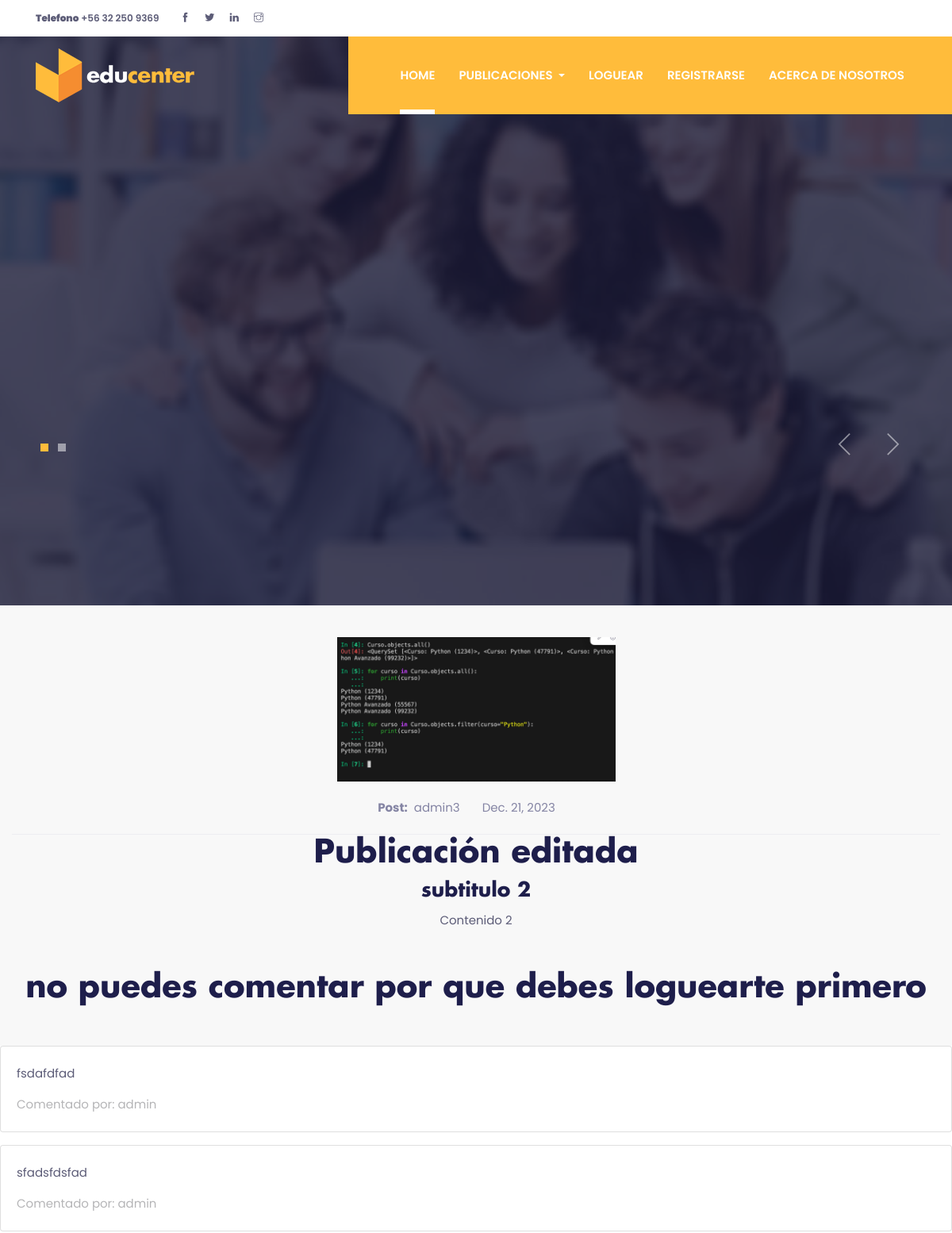
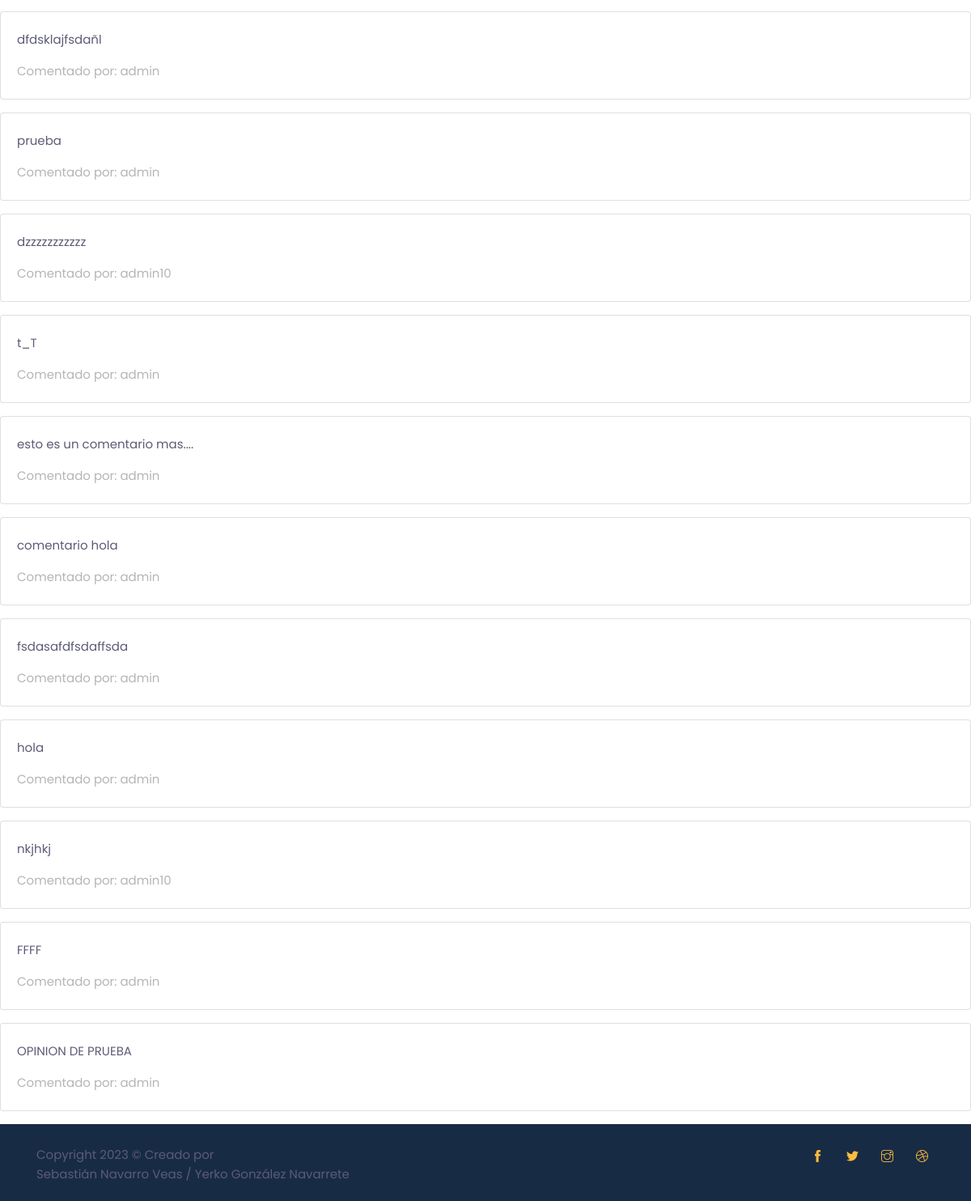
/AppCoder/publicaciones_detail/4, run on the app's committed database (2 pictures, top to bottom).
### AppCoder/models.py (models this page shows, shortened)
class Publicacion(models.Model):
    titulo = models.CharField(max_length=300)
    subtitulo = models.CharField(max_length=300)
    contenido = models.CharField(max_length=2200)
    fecha = models.DateField()
    imagen = models.FileField(upload_to="media/posts", null=True, blank=True)
    autor = models.ForeignKey(User, on_delete=models.CASCADE)

class Opinion(models.Model):
    texto = models.CharField(max_length=2200)
    autor = models.ForeignKey(User, on_delete=models.CASCADE)
    publicacion = models.ForeignKey(Publicacion, on_delete=models.CASCADE)

### AppCoder/views.py (the view, shortened to what this page needs)
# urls.py: path("publicaciones_detail/<pk>", PublicacionDetailView.as_view(), name="publicaciones_detail"),
class PublicacionDetailView(generic.DetailView):
    model = Publicacion
    queryset = Publicacion.objects.all()
    template_name = "AppCoder/publicaciones_detail.html"
    def get_context_data(self, **kwargs):
        context = super().get_context_data(**kwargs)
        context['form'] = OpinionForm()
        return context

### AppCoder/templates/AppCoder/publicaciones_detail.html (shortened to what this page needs)
{% extends 'AppCoder/padre.html' %}
{% load crispy_forms_tags}
{% block context %}
<section class="section-sm bg-gray">
<div class="col-12 mb-4">
    <img src="../../{{ publicacion.imagen }}" alt="blog-thumb" width="30%" />
  </div>
  <div class="col-12">
    <ul class="list-inline">
      <li class="list-inline-item mr-4 mb-3 mb-md-0 text-light"><span class="font-weight-bold mr-2">Post:</span>{{ publicacion.autor }}</li>
      <li class="list-inline-item mr-4 mb-3 mb-md-0 text-light">{{ publicacion.fecha }}</li>
    </ul>
  </div>
  <div class="col-12 mt-4">
    <div class="border-bottom border-primary"></div>
  </div>
      <div class="col-12 mb-5">
        <h2>{{ publicacion.titulo }}</h2>
        <h3>{{ publicacion.subtitulo }}</h3>
        <p>{{ publicacion.contenido }}</p>
      </div>
      <div class="col-12">
        <form method="POST" class="row">
          <div class="col-12">
            {% if user.is_authenticated %}
                {% csrf_token %}
                {{form.as_p}}
          </div>
          <div class="col-12">
            <button type="submit" value="send" class="btn btn-primary">agregar comentario</button>
          </div>
          {% else %}
          <h2>no puedes comentar por que debes loguearte primero</h2>
          {% endif %}
        </form>
      </div>
    </div>
{% for opinion in publicacion.opinion_set.all %}
  <div class="card mb-3">
    <div class="card-body">
      <p class="card-text">{{ opinion.texto }}</p>
      <p class="card-subtitle text-muted">Comentado por: {{ opinion.autor.username }}</p>
    </div>
  </div>
{% endfor %}

### AppCoder/static/AppCoder/css/style.css (style rules this page uses)
body { line-height: 1.2; font-family: "Poppins", sans-serif; -webkit-font-smoothing: antialiased; font-size: 15px; color: #5c5c77; }
p, .paragraph { font-weight: 400; color: #5c5c77; font-size: 15px; line-height: 1.9; font-family: "Poppins", sans-serif; }
h1, h2, h3, h4, h5, h6 { color: #1e1e4b; font-family: "futura-bold"; font-weight: 700; line-height: 1.2; }
h2, .h2 { font-size: 40px; }
h3, .h3 { font-size: 25px; }
body { background-color: #fff; overflow-x: hidden; }
ol, ul { list-style-type: none; margin: 0px; }
img { vertical-align: middle; border: 0; }
.section-sm { padding-top: 40px; padding-bottom: 40px; }
.border-primary { border-color: #ededf1 !important; }
.bg-gray { background: #f8f8f8; }
.text-light { color: #8585a4 !important; }
.text-muted { color: #b5b5b7 !important; }

### data on the page
Publicacion: imagen (picture), autor "admin3", fecha "Dec. 21, 2023", titulo "Publicación editada", subtitulo "subtitulo 2", contenido "Contenido 2"
Opinion: texto "fsdafdfad", autor.username "admin"
Opinion: texto "sfadsfdsfad", autor.username "admin"
Opinion: texto "dfdsklajfsdañl", autor.username "admin"
Opinion: texto "prueba", autor.username "admin"
Opinion: texto "dzzzzzzzzzzz", autor.username "admin10"
Opinion: texto "t_T", autor.username "admin"
Opinion: texto "esto es un comentario mas....", autor.username "admin"
Opinion: texto "comentario hola", autor.username "admin"
Opinion: texto "fsdasafdfsdaffsda", autor.username "admin"
Opinion: texto "hola", autor.username "admin"
Opinion: texto "nkjhkj", autor.username "admin10"
Opinion: texto "FFFF", autor.username "admin"
Opinion: texto "OPINION DE PRUEBA", autor.username "admin"
